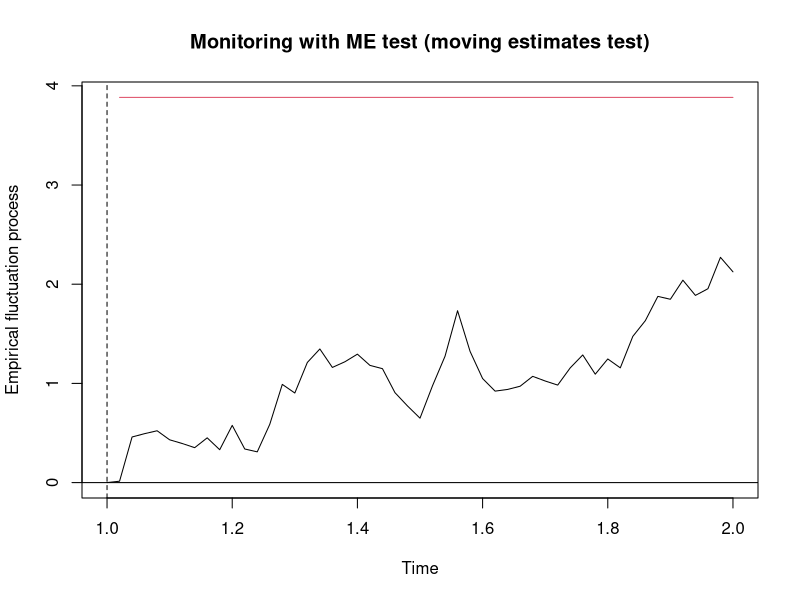
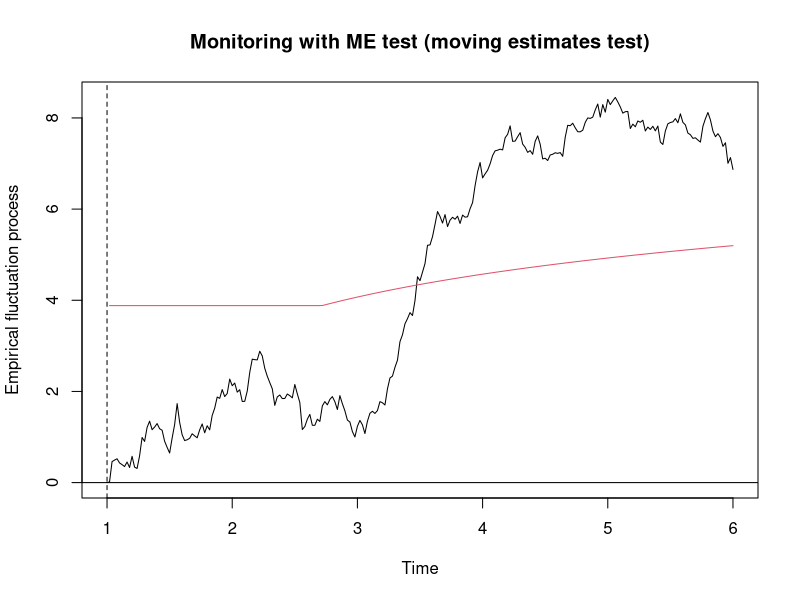

Write the R code that produced these figures, in order. (Note: this script raises an error after producing the figures.)
library(strucchange)


### Name: mefp
### Title: Monitoring of Empirical Fluctuation Processes
### Aliases: mefp mefp.formula mefp.efp print.mefp monitor
### Keywords: regression

### ** Examples

df1 <- data.frame(y=rnorm(300))
df1[150:300,"y"] <- df1[150:300,"y"]+1

## use the first 50 observations as history period
e1 <- efp(y~1, data=df1[1:50,,drop=FALSE], type="ME", h=1)
me1 <- mefp(e1, alpha=0.05)

## the same in one function call
me1 <- mefp(y~1, data=df1[1:50,,drop=FALSE], type="ME", h=1,
              alpha=0.05)

## monitor the 50 next observations
me2 <- monitor(me1, data=df1[1:100,,drop=FALSE])
plot(me2)

# and now monitor on all data
me3 <- monitor(me2, data=df1)
plot(me3)


## Load dataset "USIncExp" with income and expenditure in the US
## and choose a suitable subset for the history period
data("USIncExp")
USIncExp3 <- window(USIncExp, start=c(1969,1), end=c(1971,12))
## initialize the monitoring with the formula interface
me.mefp <- mefp(expenditure~income, type="ME", rescale=TRUE,
                   data=USIncExp3, alpha=0.05)

## monitor the new observations for the year 1972
USIncExp3 <- window(USIncExp, start=c(1969,1), end=c(1972,12))
me.mefp <- monitor(me.mefp)

## monitor the new data for the years 1973-1976
USIncExp3 <- window(USIncExp, start=c(1969,1), end=c(1976,12))
me.mefp <- monitor(me.mefp)
plot(me.mefp, functional = NULL)
